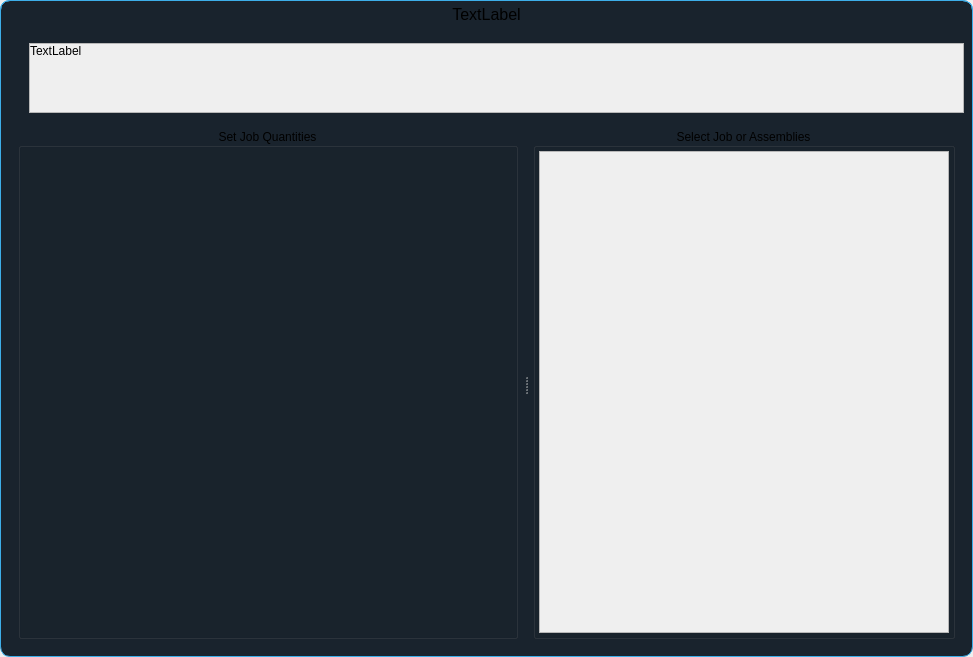
<?xml version="1.0" encoding="UTF-8"?>
<ui version="4.0">
 <class>Form</class>
 <widget class="QDialog" name="Form">
  <property name="geometry">
   <rect>
    <x>0</x>
    <y>0</y>
    <width>973</width>
    <height>657</height>
   </rect>
  </property>
  <property name="windowTitle">
   <string>Form</string>
  </property>
  <layout class="QHBoxLayout" name="horizontalLayout">
   <property name="spacing">
    <number>0</number>
   </property>
   <property name="leftMargin">
    <number>0</number>
   </property>
   <property name="topMargin">
    <number>0</number>
   </property>
   <property name="rightMargin">
    <number>0</number>
   </property>
   <property name="bottomMargin">
    <number>0</number>
   </property>
   <item>
    <widget class="QWidget" name="widget" native="true">
     <property name="contextMenuPolicy">
      <enum>Qt::ActionsContextMenu</enum>
     </property>
     <property name="autoFillBackground">
      <bool>false</bool>
     </property>
     <property name="styleSheet">
      <string notr="true">QWidget#widget{
	border-top-left-radius:10px;
	border-bottom-left-radius:10px;
	border-top-right-radius:10px;
	border-bottom-right-radius:10px;
	border: 1px solid  #3daee9;
	background-color: #19232D;
}</string>
     </property>
     <layout class="QVBoxLayout" name="verticalLayout_3" stretch="0,0">
      <property name="leftMargin">
       <number>0</number>
      </property>
      <property name="topMargin">
       <number>0</number>
      </property>
      <property name="rightMargin">
       <number>0</number>
      </property>
      <property name="bottomMargin">
       <number>0</number>
      </property>
      <item>
       <widget class="QLabel" name="lblTitle">
        <property name="maximumSize">
         <size>
          <width>16777215</width>
          <height>16777215</height>
         </size>
        </property>
        <property name="font">
         <font>
          <pointsize>12</pointsize>
         </font>
        </property>
        <property name="styleSheet">
         <string notr="true">border-top-left-radius:10px;
border-top-right-radius:10px;
border: 1px solid  #3daee9;
border-bottom: none;
</string>
        </property>
        <property name="frameShape">
         <enum>QFrame::Box</enum>
        </property>
        <property name="frameShadow">
         <enum>QFrame::Sunken</enum>
        </property>
        <property name="text">
         <string>TextLabel</string>
        </property>
        <property name="alignment">
         <set>Qt::AlignHCenter|Qt::AlignTop</set>
        </property>
       </widget>
      </item>
      <item>
       <layout class="QVBoxLayout" name="verticalLayout" stretch="0,1,0">
        <property name="leftMargin">
         <number>9</number>
        </property>
        <property name="topMargin">
         <number>9</number>
        </property>
        <property name="rightMargin">
         <number>9</number>
        </property>
        <property name="bottomMargin">
         <number>9</number>
        </property>
        <item>
         <layout class="QHBoxLayout" name="horizontalLayout_4" stretch="0,0">
          <item>
           <layout class="QVBoxLayout" name="verticalLayout_2">
            <property name="spacing">
             <number>0</number>
            </property>
            <item>
             <layout class="QVBoxLayout" name="iconHolder">
              <property name="spacing">
               <number>0</number>
              </property>
             </layout>
            </item>
            <item>
             <spacer name="verticalSpacer">
              <property name="orientation">
               <enum>Qt::Vertical</enum>
              </property>
              <property name="sizeHint" stdset="0">
               <size>
                <width>20</width>
                <height>40</height>
               </size>
              </property>
             </spacer>
            </item>
           </layout>
          </item>
          <item>
           <widget class="QScrollArea" name="scrollArea">
            <property name="widgetResizable">
             <bool>true</bool>
            </property>
            <widget class="QWidget" name="scrollAreaWidgetContents">
             <property name="geometry">
              <rect>
               <x>0</x>
               <y>0</y>
               <width>923</width>
               <height>69</height>
              </rect>
             </property>
             <layout class="QVBoxLayout" name="verticalLayout_4">
              <property name="spacing">
               <number>0</number>
              </property>
              <property name="leftMargin">
               <number>0</number>
              </property>
              <property name="topMargin">
               <number>0</number>
              </property>
              <property name="rightMargin">
               <number>0</number>
              </property>
              <property name="bottomMargin">
               <number>0</number>
              </property>
              <item>
               <widget class="QLabel" name="lblMessage">
                <property name="sizePolicy">
                 <sizepolicy hsizetype="Preferred" vsizetype="Minimum">
                  <horstretch>0</horstretch>
                  <verstretch>0</verstretch>
                 </sizepolicy>
                </property>
                <property name="text">
                 <string>TextLabel</string>
                </property>
                <property name="alignment">
                 <set>Qt::AlignLeading|Qt::AlignLeft|Qt::AlignTop</set>
                </property>
                <property name="wordWrap">
                 <bool>true</bool>
                </property>
               </widget>
              </item>
             </layout>
            </widget>
           </widget>
          </item>
         </layout>
        </item>
        <item>
         <layout class="QHBoxLayout" name="horizontalLayout_2">
          <item>
           <widget class="QWidget" name="widget_2" native="true">
            <property name="minimumSize">
             <size>
              <width>0</width>
              <height>0</height>
             </size>
            </property>
            <property name="styleSheet">
             <string notr="true">QWidget#widget_2{background-color: transparent;}</string>
            </property>
            <layout class="QHBoxLayout" name="horizontalLayout_3">
             <item>
              <widget class="QSplitter" name="splitter">
               <property name="styleSheet">
                <string notr="true">QSplitter{background-color: transparent;}</string>
               </property>
               <property name="orientation">
                <enum>Qt::Horizontal</enum>
               </property>
               <property name="handleWidth">
                <number>15</number>
               </property>
               <widget class="QGroupBox" name="groupBox_2">
                <property name="minimumSize">
                 <size>
                  <width>500</width>
                  <height>0</height>
                 </size>
                </property>
                <property name="maximumSize">
                 <size>
                  <width>16777215</width>
                  <height>16777215</height>
                 </size>
                </property>
                <property name="title">
                 <string>Set Job Quantities</string>
                </property>
                <property name="alignment">
                 <set>Qt::AlignCenter</set>
                </property>
                <layout class="QVBoxLayout" name="verticalLayout_7">
                 <property name="spacing">
                  <number>3</number>
                 </property>
                 <property name="leftMargin">
                  <number>3</number>
                 </property>
                 <property name="topMargin">
                  <number>3</number>
                 </property>
                 <property name="rightMargin">
                  <number>3</number>
                 </property>
                 <property name="bottomMargin">
                  <number>3</number>
                 </property>
                 <item>
                  <layout class="QVBoxLayout" name="verticalLayout_workorders"/>
                 </item>
                </layout>
               </widget>
               <widget class="QGroupBox" name="groupBox">
                <property name="minimumSize">
                 <size>
                  <width>200</width>
                  <height>0</height>
                 </size>
                </property>
                <property name="maximumSize">
                 <size>
                  <width>16777215</width>
                  <height>16777215</height>
                 </size>
                </property>
                <property name="title">
                 <string>Select Job or Assemblies</string>
                </property>
                <property name="alignment">
                 <set>Qt::AlignCenter</set>
                </property>
                <property name="flat">
                 <bool>false</bool>
                </property>
                <property name="checkable">
                 <bool>false</bool>
                </property>
                <layout class="QVBoxLayout" name="verticalLayout_6">
                 <property name="spacing">
                  <number>3</number>
                 </property>
                 <property name="leftMargin">
                  <number>3</number>
                 </property>
                 <property name="topMargin">
                  <number>3</number>
                 </property>
                 <property name="rightMargin">
                  <number>3</number>
                 </property>
                 <property name="bottomMargin">
                  <number>3</number>
                 </property>
                 <item>
                  <widget class="QScrollArea" name="scrollArea_2">
                   <property name="widgetResizable">
                    <bool>true</bool>
                   </property>
                   <widget class="QWidget" name="scrollAreaWidgetContents_2">
                    <property name="geometry">
                     <rect>
                      <x>0</x>
                      <y>0</y>
                      <width>410</width>
                      <height>475</height>
                     </rect>
                    </property>
                    <layout class="QVBoxLayout" name="verticalLayout_5">
                     <property name="spacing">
                      <number>0</number>
                     </property>
                     <property name="leftMargin">
                      <number>0</number>
                     </property>
                     <property name="topMargin">
                      <number>0</number>
                     </property>
                     <property name="rightMargin">
                      <number>0</number>
                     </property>
                     <property name="bottomMargin">
                      <number>0</number>
                     </property>
                     <item>
                      <layout class="QVBoxLayout" name="treeLayout"/>
                     </item>
                    </layout>
                   </widget>
                  </widget>
                 </item>
                </layout>
               </widget>
              </widget>
             </item>
            </layout>
           </widget>
          </item>
         </layout>
        </item>
        <item>
         <layout class="QHBoxLayout" name="buttonsLayout"/>
        </item>
       </layout>
      </item>
     </layout>
    </widget>
   </item>
  </layout>
 </widget>
 <resources/>
 <connections/>
</ui>
